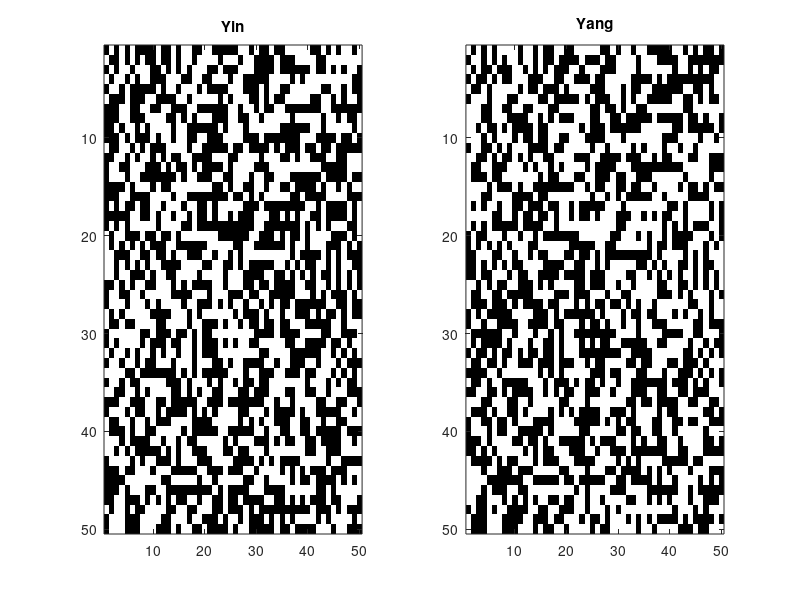

Write MATLAB code to recreate this figure.
% MATLAB Script
% Chapter 14 Problem 11

bwmap = [0 0 0; 1 1 1];
colormap(bwmap)
mat = randi(2,50);

subplot(1,2,1)
image(mat)
title('Yin')
subplot(1,2,2)

yang = ~(mat - 1);
image(yang)
title('Yang')
